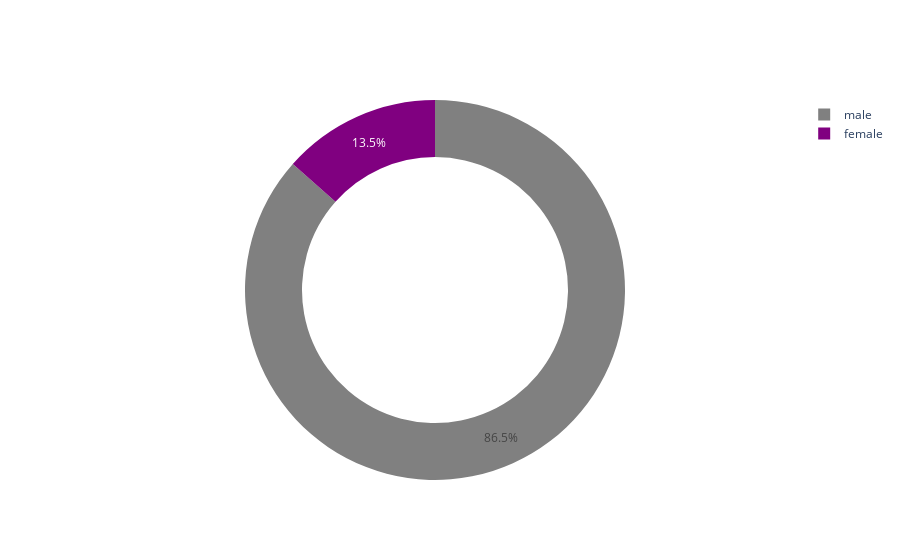

Notebook source saved alongside this figure:
### Code cell
#let's try plotly. This library is used to build intereactive visualization
import plotly.graph_objects as go

labels = ['male', 'female']
values = [percent_male, percent_female]

# Use `hole` to create a donut-like pie chart
fig = go.Figure(data=[go.Pie(labels=labels, values=values, hole=.7, marker_colors = ['grey', 'purple'])])
fig.show()

### Figure 1 — Plotly figure (JSON) as saved in the notebook; plotly's stock layout.template omitted (floating-point values rounded to 4 significant figures)
{"data": [{"hole": 0.7, "labels": ["male", "female"], "marker": {"colors": ["grey", "purple"]}, "type": "pie", "values": [86.55, 13.45]}], "layout": {}}
